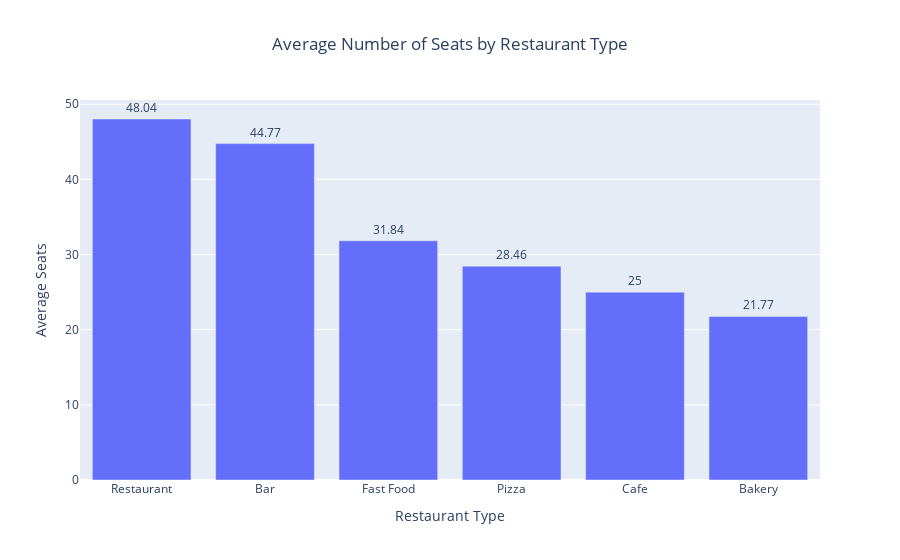

Source (notebook cell):
### Code cell
# Buiding bar plot
fig4 = go.Figure(
    data=[
        go.Bar(
            x=avg_seats_by_type['object_type'], 
            y=avg_seats_by_type['avg_seats'], 
            text=avg_seats_by_type['avg_seats'], 
            textposition='outside'
        )
    ]
)

# Adicionando título e rótulos
fig4.update_layout(
    title='Average Number of Seats by Restaurant Type',
    xaxis_title='Restaurant Type',
    yaxis_title='Average Seats',
    title_x=0.5  # Centralizando o título
)

# Exibindo o gráfico
fig4.show()

### Figure 1 — Plotly figure (JSON) as saved in the notebook; plotly's stock layout.template omitted (floating-point values rounded to 4 significant figures)
{"data": [{"text": [48.04, 44.77, 31.84, 28.46, 25, 21.77], "textposition": "outside", "type": "bar", "x": ["Restaurant", "Bar", "Fast Food", "Pizza", "Cafe", "Bakery"], "y": [48.04, 44.77, 31.84, 28.46, 25, 21.77]}], "layout": {"title": {"text": "Average Number of Seats by Restaurant Type", "x": 0.5}, "xaxis": {"title": {"text": "Restaurant Type"}}, "yaxis": {"title": {"text": "Average Seats"}}}}
